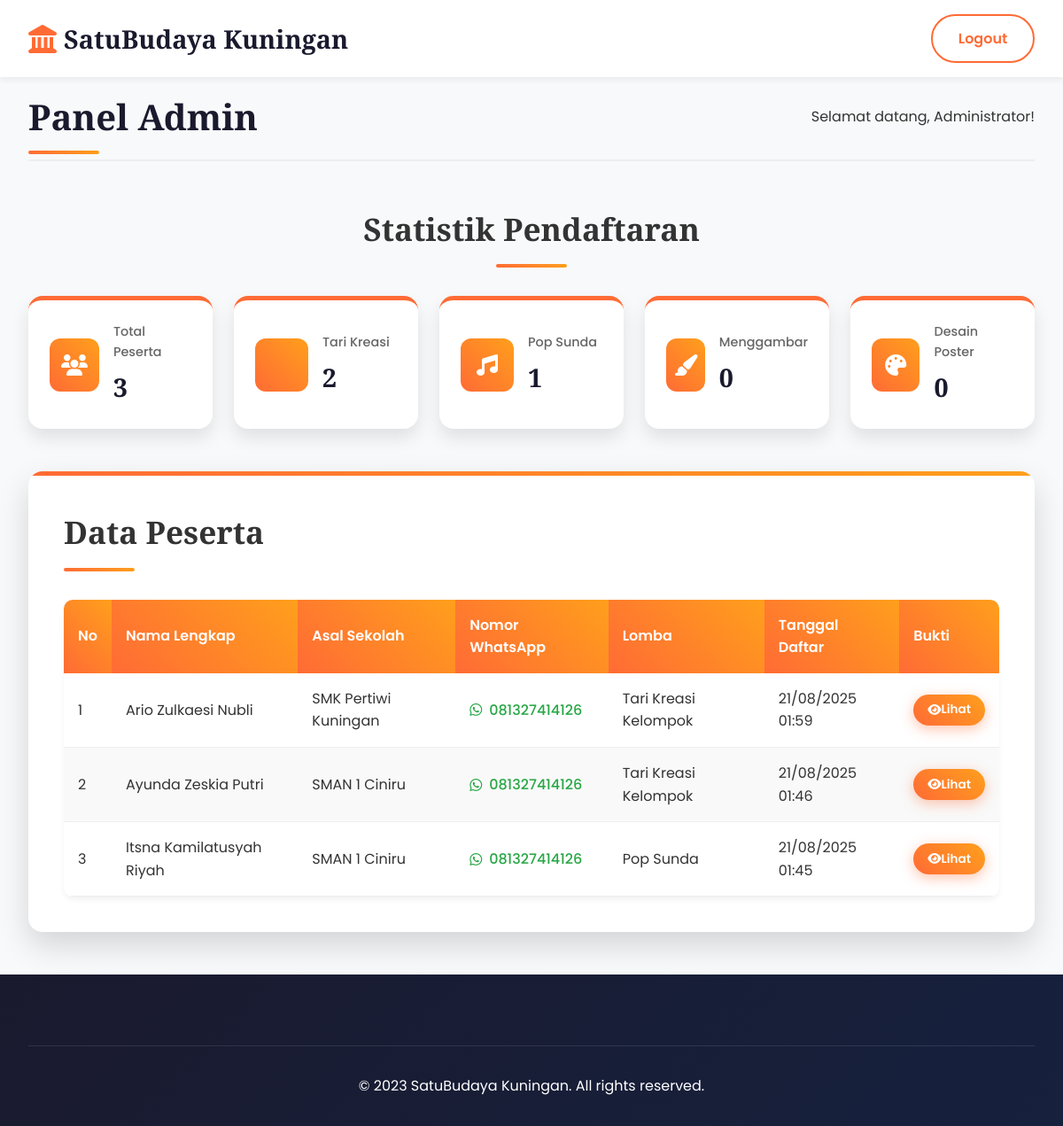
/admin.php (signed in), run on the app's committed database.
### tables this page shows
CREATE TABLE `participants` (
  `id` int(11) NOT NULL,
  `nama_lengkap` varchar(100) NOT NULL,
  `asal_sekolah` varchar(100) NOT NULL,
  `pilihan_lomba` enum('Tari Kreasi Kelompok','Pop Sunda','Menggambar','Desain Poster') NOT NULL,
  `no_wa` varchar(20) NOT NULL,
  `bukti_pendaftaran` varchar(255) NOT NULL,
  `tanggal_daftar` timestamp NOT NULL DEFAULT current_timestamp()
);

### admin.php (the view, shortened to what this page needs)
<?php
require_once 'includes/db_connect.php';
try {
    $stmt = $pdo->query("SELECT * FROM participants ORDER BY tanggal_daftar DESC");
    $participants = $stmt->fetchAll(PDO::FETCH_ASSOC);
    $total_peserta = count($participants);
    $stmt = $pdo->query("SELECT pilihan_lomba, COUNT(*) as jumlah FROM participants GROUP BY pilihan_lomba");
    $statistik_lomba = $stmt->fetchAll(PDO::FETCH_ASSOC);
    $jumlah_per_lomba = [];
    foreach ($statistik_lomba as $stat) {
        $jumlah_per_lomba[$stat['pilihan_lomba']] = $stat['jumlah'];
    }
} catch (PDOException $e) {
    die("Error mengambil data: " . $e->getMessage());
}
function formatWhatsAppLink($number) {
    $number = preg_replace('/[^0-9]/', '', $number);
    if (substr($number, 0, 2) === '08') {
        $number = '628' . substr($number, 2);
    }
    return 'https://wa.me/' . $number;
}
?>
<!DOCTYPE html>
<html lang="id">
<head>
    <link rel="stylesheet" href="https://cdnjs.cloudflare.com/ajax/libs/font-awesome/6.4.0/css/all.min.css">
    <link rel="stylesheet" href="https://unpkg.com/aos@next/dist/aos.css" />
</head>
<body>
    <header>
        <div class="header-container">
            <div class="logo">
                <i class="fas fa-landmark"></i>
                <span><?php echo SITE_NAME; ?></span>
            </div>
            <a href="?logout=1" class="btn btn-secondary">Logout</a>
        </div>
    </header>
    <main class="container">
        <div class="admin-header" data-aos="fade-down">
            <h1>Panel Admin</h1>
            <p>Selamat datang, Administrator!</p>
        </div>
        <section class="stats-section" data-aos="fade-up">
            <h2>Statistik Pendaftaran</h2>
            <div class="stats-grid">
                <div class="stat-card">
                    <div class="stat-icon">
                        <i class="fas fa-users"></i>
                    </div>
                    <div class="stat-info">
                        <h3>Total Peserta</h3>
                        <p class="stat-number"><?php echo $total_peserta; ?></p>
                    </div>
                </div>
                <div class="stat-card">
                    <div class="stat-icon">
                    </div>
                    <div class="stat-info">
                        <h3>Tari Kreasi</h3>
                        <p class="stat-number"><?php echo $jumlah_per_lomba['Tari Kreasi Kelompok'] ?? 0; ?></p>
                    </div>
                </div>
                <div class="stat-card">
                    <div class="stat-icon">
                        <i class="fas fa-music"></i>
                    </div>
                    <div class="stat-info">
                        <h3>Pop Sunda</h3>
                        <p class="stat-number"><?php echo $jumlah_per_lomba['Pop Sunda'] ?? 0; ?></p>
                    </div>
                </div>
                <div class="stat-card">
                    <div class="stat-icon">
                        <i class="fas fa-paint-brush"></i>
                    </div>
                    <div class="stat-info">
                        <h3>Menggambar</h3>
                        <p class="stat-number"><?php echo $jumlah_per_lomba['Menggambar'] ?? 0; ?></p>
                    </div>
                </div>
                <div class="stat-card">
                    <div class="stat-icon">
                        <i class="fas fa-palette"></i>
                    </div>
                    <div class="stat-info">
                        <h3>Desain Poster</h3>
                        <p class="stat-number"><?php echo $jumlah_per_lomba['Desain Poster'] ?? 0; ?></p>
                    </div>
                </div>
            </div>
        </section>
        <section class="participants-section" data-aos="fade-up" data-aos-delay="200">
            <h2>Data Peserta</h2>
            <div class="table-responsive">
                <table class="participants-table">
                    <thead>
                        <tr>
                            <th>No</th>
                            <th>Nama Lengkap</th>
                            <th>Asal Sekolah</th>
                            <th>Nomor WhatsApp</th>
                            <th>Lomba</th>
                            <th>Tanggal Daftar</th>
                            <th>Bukti</th>
                        </tr>
                    </thead>
                    <tbody>
                        <?php if (count($participants) > 0): ?>
                            <?php foreach ($participants as $index => $participant): ?>
                            <tr>
                                <td><?php echo $index + 1; ?></td>
                                <td><?php echo htmlspecialchars($participant['nama_lengkap']); ?></td>
                                <td><?php echo htmlspecialchars($participant['asal_sekolah']); ?></td>
                                <td>
                                    <?php if (!empty($participant['no_wa'])): ?>
                                        <a href="<?php echo formatWhatsAppLink($participant['no_wa']); ?>" target="_blank" class="whatsapp-link">
                                            <i class="fab fa-whatsapp"></i> <?php echo htmlspecialchars($participant['no_wa']); ?>
                                        </a>
                                    <?php else: ?>
                                        -
                                    <?php endif; ?>
                                </td>
                                <td><?php echo $participant['pilihan_lomba']; ?></td>
                                <td><?php echo date('d/m/Y H:i', strtotime($participant['tanggal_daftar'])); ?></td>
                                <td>
                                    <a href="uploads/<?php echo $participant['bukti_pendaftaran']; ?>" target="_blank" class="btn btn-sm btn-primary">
                                        <i class="fas fa-eye"></i> Lihat
                                    </a>
                                </td>
                            </tr>
                            <?php endforeach; ?>
                        <?php else: ?>
                            <tr>
                                <td colspan="7" class="text-center">Belum ada peserta yang terdaftar</td>
                            </tr>
                        <?php endif; ?>
                    </tbody>
                </table>
            </div>
        </section>
    </main>
    <footer>
        <div class="footer-bottom">
            <p>&copy; 2023 SatuBudaya Kuningan. All rights reserved.</p>
        </div>
    </footer>
</body>
</html>

### data on the page
participants: nama_lengkap "Ario Zulkaesi Nubli", asal_sekolah "SMK Pertiwi Kuningan", no_wa "081327414126", pilihan_lomba "Tari Kreasi Kelompok", tanggal_daftar "21/08/2025 01:59"
participants: nama_lengkap "Ayunda Zeskia Putri", asal_sekolah "SMAN 1 Ciniru", no_wa "081327414126", pilihan_lomba "Tari Kreasi Kelompok", tanggal_daftar "21/08/2025 01:46"
participants: nama_lengkap "Itsna Kamilatusyah Riyah", asal_sekolah "SMAN 1 Ciniru", no_wa "081327414126", pilihan_lomba "Pop Sunda", tanggal_daftar "21/08/2025 01:45"

### other printed values
SITE_NAME "SatuBudaya Kuningan"
$total_peserta "3"
$jumlah_per_lomba['Tari Kreasi Kelompok'] "2"
$jumlah_per_lomba['Pop Sunda'] "1"
$jumlah_per_lomba['Menggambar'] "0"
$jumlah_per_lomba['Desain Poster'] "0"
